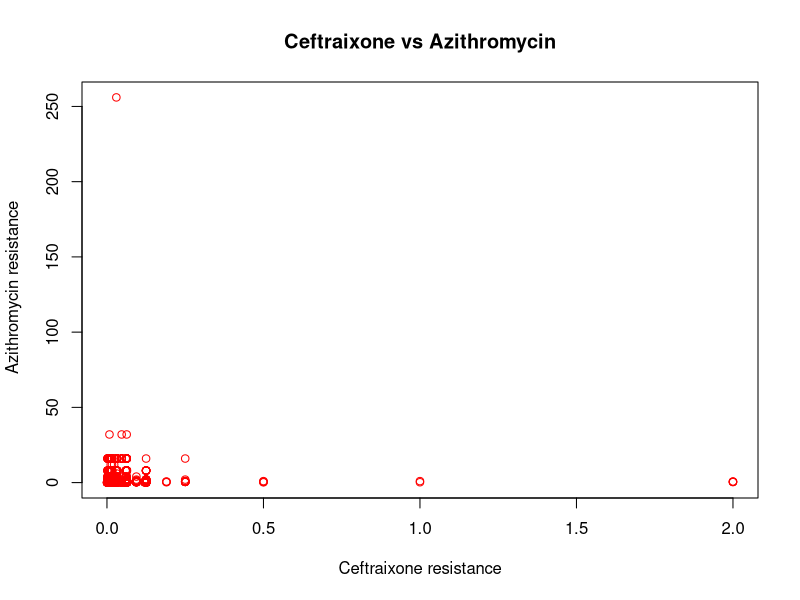
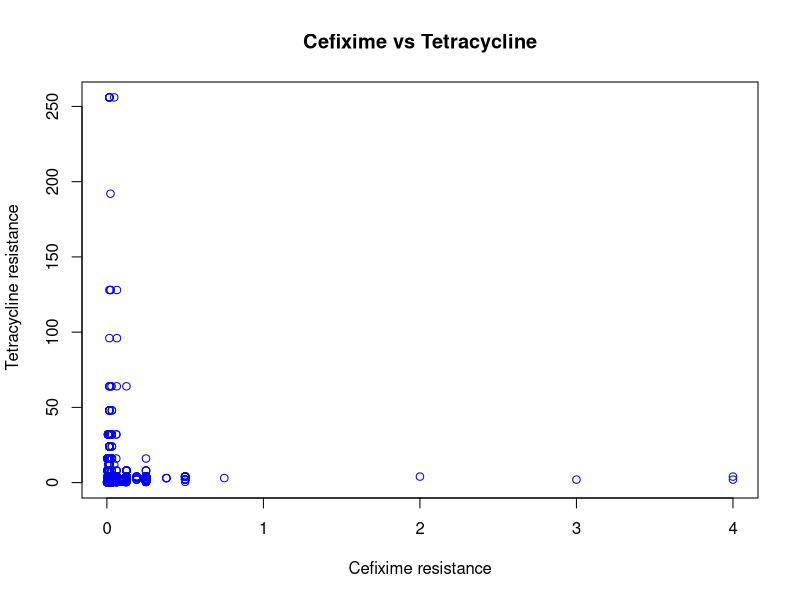
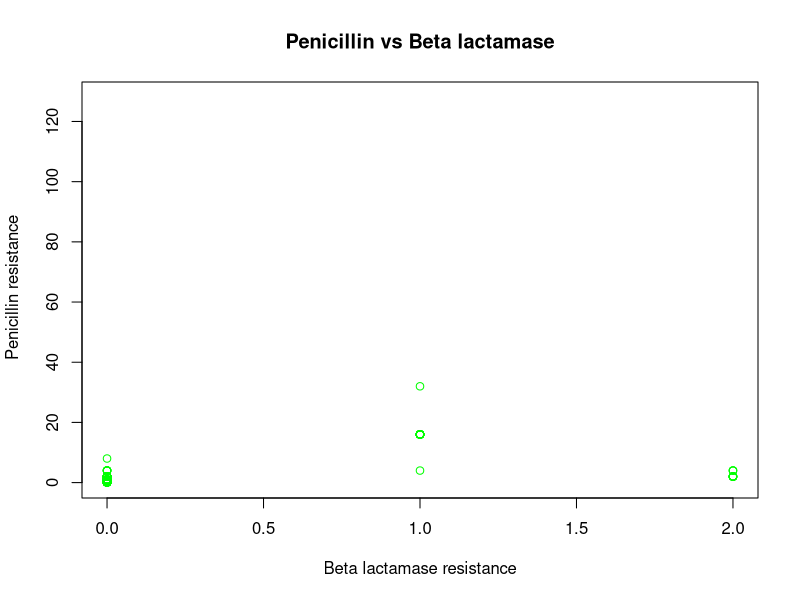

Reproduce these figures in R, in order.
## ---- chunk 1
knitr::opts_chunk$set(
  collapse = TRUE,
  comment = "#>"
)
## ---- chunk 2
Rxresistance <- read.csv(file = "../data-raw/metadata.csv")

## ---- chunk 3
summary(Rxresistance)
## ---- chunk 4
plot(Rxresistance$Azithromycin~Rxresistance$Ceftriaxone, xlab = "Ceftraixone resistance", ylab=" Azithromycin resistance", main = "Ceftraixone vs Azithromycin", col = "red")



## ---- chunk 5
plot(Rxresistance$Tetracycline~Rxresistance$Cefixime, xlab = "Cefixime resistance", ylab=" Tetracycline resistance", main = "Cefixime vs Tetracycline", col = "blue")
## ---- chunk 6
plot(Rxresistance$Penicillin~Rxresistance$Beta.lactamase, xlab = "Beta lactamase resistance", ylab=" Penicillin resistance", main = "Penicillin vs Beta lactamase", col = "green")
## ---- chunk 7

